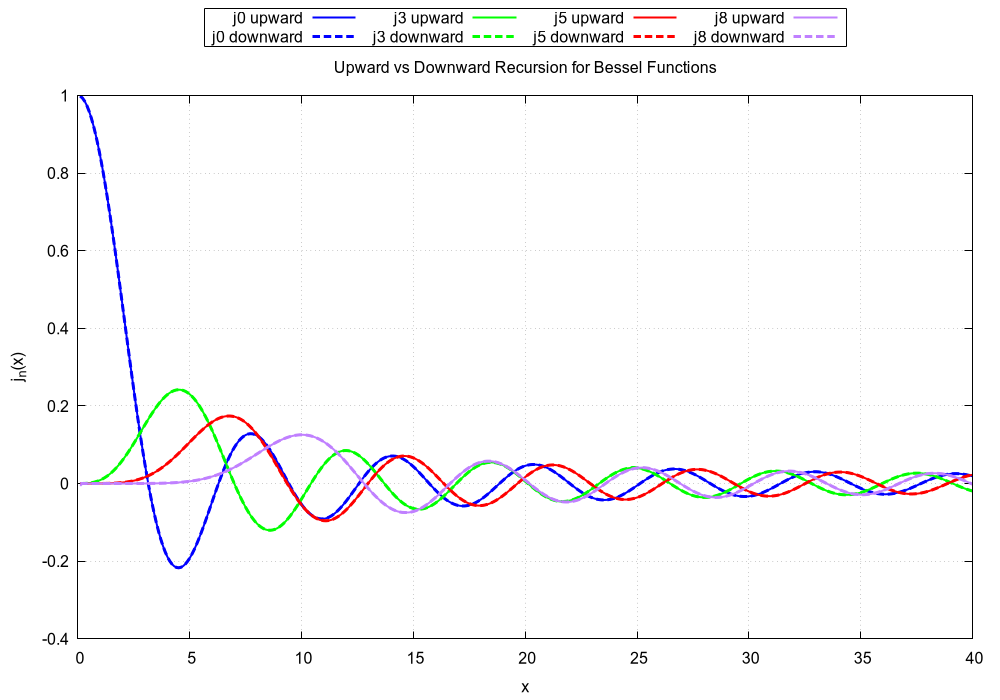

This figure's gnuplot source:
# a simle gnuplot macro

# Plot Bessel functions j0, j3, j5, j8
set terminal pngcairo size 1000,700 enhanced font "Arial,12"
set output "bessel.png"

set xlabel "x"
set ylabel "j_n(x)"
set title "Upward vs Downward Recursion for Bessel Functions"
set key outside top center horizontal box
set grid

# Define line styles for clarity
# Upward = solid lines
# Downward = thick dotted lines with distinct colors
set style line 1 lc rgb "blue"   lt 1 lw 2   # j0 upward
set style line 2 lc rgb "blue"   lt 1 lw 3 dt (10,5)  # j0 downward

set style line 3 lc rgb "green"  lt 1 lw 2   # j3 upward
set style line 4 lc rgb "green"  lt 1 lw 3 dt (10,5)  # j3 downward

set style line 5 lc rgb "red"    lt 1 lw 2   # j5 upward
set style line 6 lc rgb "red"    lt 1 lw 3 dt (10,5)  # j5 downward

set style line 7 lc rgb "purple" lt 1 lw 2   # j8 upward
set style line 8 lc rgb "purple" lt 1 lw 3 dt (10,5)  # j8 downward

plot \
"bessel0.dat" using 1:3 with lines ls 1 title "j0 upward", \
"bessel0.dat" using 1:2 with lines ls 2 title "j0 downward", \
"bessel3.dat" using 1:3 with lines ls 3 title "j3 upward", \
"bessel3.dat" using 1:2 with lines ls 4 title "j3 downward", \
"bessel5.dat" using 1:3 with lines ls 5 title "j5 upward", \
"bessel5.dat" using 1:2 with lines ls 6 title "j5 downward", \
"bessel8.dat" using 1:3 with lines ls 7 title "j8 upward", \
"bessel8.dat" using 1:2 with lines ls 8 title "j8 downward"



